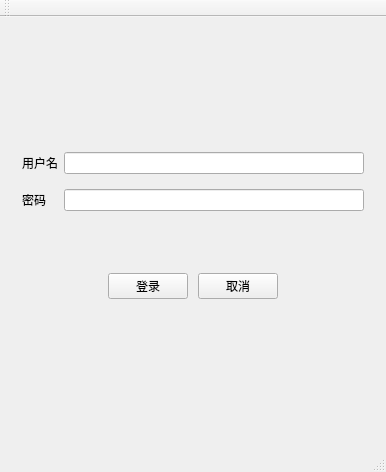
<?xml version="1.0" encoding="UTF-8"?>
<ui version="4.0">
 <class>MainWindow</class>
 <widget class="QMainWindow" name="MainWindow">
  <property name="geometry">
   <rect>
    <x>0</x>
    <y>0</y>
    <width>386</width>
    <height>472</height>
   </rect>
  </property>
  <property name="windowTitle">
   <string>MainWindow</string>
  </property>
  <widget class="QWidget" name="centralWidget">
   <layout class="QVBoxLayout" name="verticalLayout">
    <item>
     <widget class="QWidget" name="widget" native="true">
      <layout class="QHBoxLayout" name="horizontalLayout">
       <item>
        <spacer name="horizontalSpacer">
         <property name="orientation">
          <enum>Qt::Horizontal</enum>
         </property>
         <property name="sizeHint" stdset="0">
          <size>
           <width>66</width>
           <height>20</height>
          </size>
         </property>
        </spacer>
       </item>
       <item>
        <widget class="QLabel" name="label">
         <property name="text">
          <string/>
         </property>
         <property name="pixmap">
          <pixmap>../headimg.gif</pixmap>
         </property>
         <property name="scaledContents">
          <bool>true</bool>
         </property>
        </widget>
       </item>
       <item>
        <spacer name="horizontalSpacer_2">
         <property name="orientation">
          <enum>Qt::Horizontal</enum>
         </property>
         <property name="sizeHint" stdset="0">
          <size>
           <width>66</width>
           <height>20</height>
          </size>
         </property>
        </spacer>
       </item>
      </layout>
     </widget>
    </item>
    <item>
     <widget class="QWidget" name="widget_2" native="true">
      <layout class="QGridLayout" name="gridLayout">
       <item row="0" column="0">
        <widget class="QLabel" name="label_2">
         <property name="text">
          <string>用户名</string>
         </property>
        </widget>
       </item>
       <item row="1" column="0">
        <widget class="QLabel" name="label_3">
         <property name="text">
          <string>密码</string>
         </property>
        </widget>
       </item>
       <item row="1" column="1">
        <widget class="QLineEdit" name="lineEdit_2">
         <property name="echoMode">
          <enum>QLineEdit::Password</enum>
         </property>
        </widget>
       </item>
       <item row="0" column="1">
        <widget class="QLineEdit" name="lineEdit"/>
       </item>
      </layout>
     </widget>
    </item>
    <item>
     <widget class="QWidget" name="widget_3" native="true">
      <layout class="QHBoxLayout" name="horizontalLayout_2">
       <property name="spacing">
        <number>10</number>
       </property>
       <item>
        <spacer name="horizontalSpacer_3">
         <property name="orientation">
          <enum>Qt::Horizontal</enum>
         </property>
         <property name="sizeHint" stdset="0">
          <size>
           <width>82</width>
           <height>20</height>
          </size>
         </property>
        </spacer>
       </item>
       <item>
        <widget class="QPushButton" name="pushButton">
         <property name="text">
          <string>登录</string>
         </property>
        </widget>
       </item>
       <item>
        <widget class="QPushButton" name="pushButton_2">
         <property name="text">
          <string>取消</string>
         </property>
        </widget>
       </item>
       <item>
        <spacer name="horizontalSpacer_4">
         <property name="orientation">
          <enum>Qt::Horizontal</enum>
         </property>
         <property name="sizeHint" stdset="0">
          <size>
           <width>82</width>
           <height>20</height>
          </size>
         </property>
        </spacer>
       </item>
      </layout>
     </widget>
    </item>
    <item>
     <widget class="SmallWidget" name="widget_4" native="true"/>
    </item>
   </layout>
  </widget>
  <widget class="QMenuBar" name="menuBar">
   <property name="geometry">
    <rect>
     <x>0</x>
     <y>0</y>
     <width>386</width>
     <height>23</height>
    </rect>
   </property>
  </widget>
  <widget class="QToolBar" name="mainToolBar">
   <attribute name="toolBarArea">
    <enum>TopToolBarArea</enum>
   </attribute>
   <attribute name="toolBarBreak">
    <bool>false</bool>
   </attribute>
  </widget>
  <widget class="QStatusBar" name="statusBar"/>
 </widget>
 <layoutdefault spacing="6" margin="11"/>
 <customwidgets>
  <customwidget>
   <class>SmallWidget</class>
   <extends>QWidget</extends>
   <header location="global">smallwidget.h</header>
   <container>1</container>
  </customwidget>
 </customwidgets>
 <resources/>
 <connections/>
</ui>
